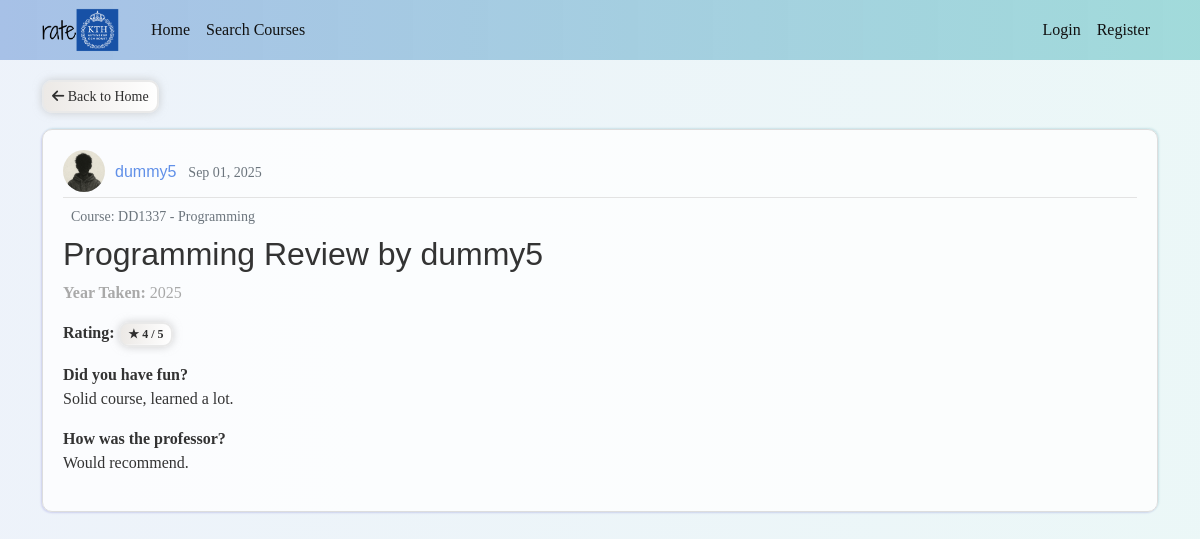
/post/15, run on the app's committed database.
### flasknetwork/models.py (models this page shows, shortened)
class User(db.Model, UserMixin): # the *table* name is 'user' by default, not 'User'
    id = db.Column(db.Integer, primary_key=True)
    username = db.Column(db.String(20), unique=True, nullable=False)
    email = db.Column(db.String(120), unique=True, nullable=False)
    image_file = db.Column(db.String(20), nullable=False, default='default1.png')
    password = db.Column(db.String(60), nullable=False)
    posts = db.relationship('Post', backref='author', lazy=True)
    email_verified = db.Column(db.Boolean, nullable=False, default=False)
    program_id = db.Column(db.Integer, db.ForeignKey('program.id'), nullable=False)
    program = db.relationship('Program', backref='students')

class Post(db.Model):
    id = db.Column(db.Integer, primary_key=True)
    title = db.Column(db.String(100), nullable=False)
    date_posted = db.Column(db.DateTime, nullable=False, default=datetime.utcnow)
    year_taken = db.Column(db.Integer, nullable=False)  # e.g., 2023
    rating = db.Column(db.Integer, nullable=False)  # e.g., 1-5
    answer_q1 = db.Column(db.Text, nullable=True)
    answer_q2 = db.Column(db.Text, nullable=True)
    answer_q3 = db.Column(db.Text, nullable=True)
    answer_q4 = db.Column(db.Text, nullable=True)
    answer_q5 = db.Column(db.Text, nullable=True)
    answer_q6 = db.Column(db.Text, nullable=True)
    user_id = db.Column(db.Integer, db.ForeignKey('user.id'), nullable=False)
    course_id = db.Column(db.Integer, db.ForeignKey('course.id'), nullable=False)
    __table_args__ = (db.UniqueConstraint('user_id', 'course_id', name='one_review_per_course'),)
    course = db.relationship('Course', backref='reviews')
    def get_answered_questions(self):
        questions_map = [
            ("Did you have fun?", self.answer_q1),
            ("How was the professor?", self.answer_q2),
            ("How was the workload?", self.answer_q3),
            ("Did you learn anything or just memorize a bunch of stuff?", self.answer_q4),
            ("What was the best part of the course?", self.answer_q5),
            ("A word to enrolling students?", self.answer_q6),
        ]
        return [(question, answer) for question, answer in questions_map
                if answer and answer.strip()]

class Course(db.Model):
    id = db.Column(db.Integer, primary_key=True)
    name = db.Column(db.String(100), nullable=False, index=True)
    code = db.Column(db.String(20), unique=True, nullable=False, index=True)

### flasknetwork/posts/routes.py (the view)
@posts.route('/post/<int:post_id>')
def post(post_id):
    post = Post.query.get_or_404(post_id)
    return render_template('post.html', title=post.title, post=post)

### flasknetwork/templates/post.html (shortened to what this page needs)
{% extends "layout.html" %}
{% block content %}
    <div class="mb-3">
        <a href="{{ url_for('main.home') }}" class="btn btn-sm gradient-anim gradient-anim--white gradient-shadow">
            <i class="fas fa-arrow-left"></i> Back to Home
        </a>
    </div>
    <article class="d-flex align-items-center content-section position-relative post-section">
        <div class="flex-grow-1">
            <div class="review-metadata">
                <img class="rounded-circle review-img" src="{{ url_for('static', filename='profile_pics/' + post.author.image_file) }}" alt="{{ post.author.username }}'s profile picture">
                <a class="me-2 author-link" href="{{ url_for('users.user_posts', username=post.author.username) }}">{{ post.author.username }}</a>
                <small class="text-muted">{{ post.date_posted.strftime('%b %d, %Y') }}</small>
            </div>
            <small class="text-secondary ms-2 d-block my-2">Course: {{ post.course.code }} - {{ post.course.name }}</small>
            <h2 class="review-title">{{ post.title }}</h2>
            <p class="level3text"><strong>Year Taken:</strong> {{ post.year_taken }}</p>
            <p><strong>Rating:</strong> <span class="badge gradient-shadow {{ 'gradient-anim gradient-anim--yellow' if post.rating == 5 else 'gradient-anim gradient-anim--white' }}">★ {{ post.rating }} / 5</span></p>
            {% for question, answer in post.get_answered_questions() %}
                <div class="mb-3">
                    <p><strong>{{ question }}</strong><br>{{ answer }}</p>
                </div>
            {% endfor %}
        </div>
    </article>
{% endblock content %}

### flasknetwork/static/css/main.css (style rules this page uses)
body { background: linear-gradient(to right, rgba(167, 193, 231, 0.2), rgba(156, 216, 216, 0.2)); color: #333333; margin-top: 5rem; font-family: Georgia, 'Times New Roman', Times, serif; }
h1, h2, h3, h4, h5, h6 { color: #444444; }
.content-section { background: rgba(255, 255, 255, 0.8); padding: 20px 20px; border: 1px solid #dddddd; border-radius: 10px; margin-bottom: 20px; box-shadow: -1px 1px 2px 0 rgba(32, 18, 183, 0.15), 1px -1px 2px 0 rgba(30, 132, 157, 0.15); }
a.review-title, a.author-link { text-decoration: none; }
a.author-link { color:#6190e8; font-family: 'Franklin Gothic Medium', 'Arial Narrow', Arial, sans-serif; transition: color 0.2s ease-in-out; }
.review-title { color: #333333; word-wrap: break-word; word-break: break-word; hyphens: auto; font-family: 'Franklin Gothic Medium', 'Arial Narrow', Arial, sans-serif; }
.review-img { height: 42px; width: 42px; margin-right: 6px; margin-bottom: 4px; vertical-align: middle; }
.review-metadata { padding-bottom: 1px; margin-bottom: 4px; border-bottom: 1px solid #e3e3e3 }
.post-section { margin-left: 0px; margin-right: 0px; }
.gradient-anim { background: linear-gradient(to right, #a7bfe8 0%, #6190e8 51%, #a7bfe8 100%); box-shadow: 0 0 20px #eee; text-align: center; border-radius: 10px; background-size: 200% auto; background-position: left center; transition: background-position 0.5s ease; color: #000000; }
.gradient-anim--white { background-image: linear-gradient(to right, #ECE9E6 0%, #FFFFFF 51%, #ECE9E6 100%); color: rgb(47, 47, 47); border: 2px solid; border-color: rgb(233, 233, 233); border-radius: 10px; }
.gradient-shadow { box-shadow: 0 0 8px #b0b0b095; }
.level3text { color: darkgray; }

### data on the page
User: image_file (placeholder picture), author.username "dummy5"
Post: date_posted "Sep 01, 2025", title "Programming Review by dummy5", year_taken "2025", rating "4", question "Did you have fun?", answer_q1 "Solid course, learned a lot.", question "How was the professor?", answer_q2 "Would recommend."
Course: course.code "DD1337", course.name "Programming"
